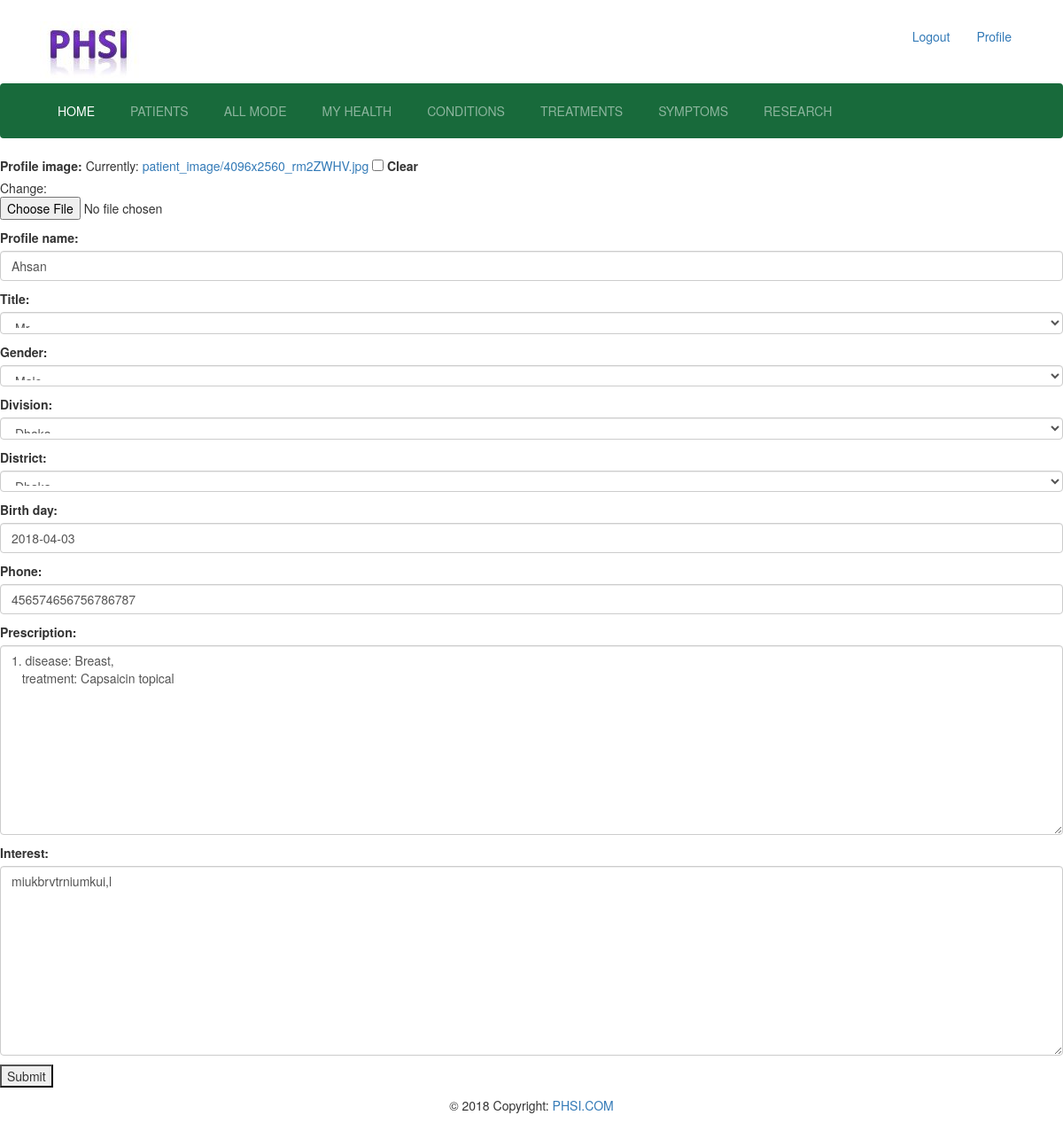
Screenshot of /userinfo/patient-edit/ (signed in) with the database file from the repository.
### userinfo/models.py (models this page shows, shortened)
class Patient(models.Model):
    title_choice = (
        ('Mr.', 'Mr'),
        ('Miss', 'Miss'),
        ('Ms.', 'Ms.'),
        ('Mrs.', 'Mrs'),
        ('Ir.', 'Ir'),
        ('Dr.', 'Dr'),
        ('Drs', 'Drs'),
        ('Professor', 'Professor'),
    )
    gender_choice = (
        ('Male', 'Male'),
        ('Female', 'Female'),
    )
    user                    =        models.OneToOneField(User, on_delete=models.CASCADE)
    profile_image           =        models.ImageField(upload_to='patient_image', blank=True)
    profile_name            =        models.CharField(unique=True, max_length=50)
    title                   =        models.CharField(max_length=20, choices=title_choice)
    gender                  =        models.CharField(max_length=10, choices=gender_choice)
    division                =        models.ForeignKey(Division, on_delete=models.CASCADE)
    district                =        models.ForeignKey(District, on_delete=models.CASCADE)
    birth_day               =        models.DateField()
    phone                   =        models.IntegerField()
    prescription           	=        models.TextField()
    interest             	=        models.TextField()
    created                 =        models.DateField(auto_now_add=True)
    updated                 =        models.DateField(auto_now=True)
    class Meta:
        ordering = ["-id"]

### userinfo/views.py (the view, shortened to what this page needs)
# urls.py: path('patient-edit/', patient_edit, name = 'patient-edit'),
@login_required(login_url='login')
def patient_edit(request):
    patient = get_object_or_404(Patient, user=request.user)
    form = PatientForm(instance=patient)
    context = {'form':form}
    template = 'userinfo/patients/patient-edit.html'
    return render(request, template, context)

### userinfo/forms.py
class PatientForm(forms.ModelForm):
    class Meta:
        model = Patient
        fields = '__all__'
        exclude = ['user', ]
        widgets = {
            'profile_name': TextInput(attrs={'class':'form-control'}),
            'title': Select(attrs={'class':'form-control'}),
            'gender': Select(attrs={'class':'form-control'}),
            'division': Select(attrs={'class':'form-control'}),
            'district': Select(attrs={'class':'form-control'}),
            'birth_day': TextInput(attrs={'class':'form-control'}),
            'phone': TextInput(attrs={'class':'form-control'}),
            'prescription': Textarea(attrs={'class':'form-control'}),
            'interest': Textarea(attrs={'class':'form-control'}),
        }

### userinfo/models.py (called while the page is built)
    def __str__(self):
        return self.division_name

    def __str__(self):
        return self.district_name

### templates/userinfo/patients/patient-edit.html (shortened to what this page needs)
{% extends 'base.html' %}
{% load static %}
{% block content %}
	<form class="" action="" method="POST" enctype="multipart/form-data">
		{{form.as_p}}
		<button type="submit">Submit</button>
	</form>
{% endblock %}

### static/layout/style.css (style rules this page uses)
* { box-sizing: border-box; }
body { margin: 0; padding: 0; background-color:white; }

### rows the page displays
Patient: profile_name "Ahsan", title "Mr", gender "Male", division "Dhaka", district "Dhaka", birth_day "2018-04-03", phone "456574656756786787", prescription "1. disease: Breast, treatment: Capsaicin topical", interest "miukbrvtrniumkui,l"
